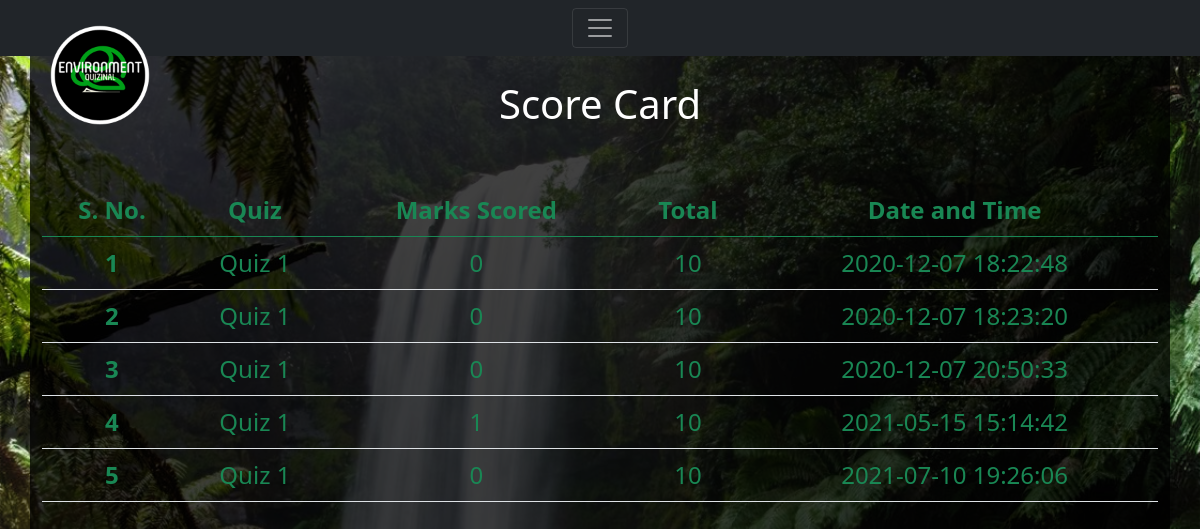
The app's page /scorecard.php with its own data.
### tables this page shows
CREATE TABLE `scorecard` (
  `s_no` int(11) NOT NULL,
  `quiz_no` varchar(11) NOT NULL,
  `marks_scored` varchar(20) NOT NULL,
  `total` int(11) NOT NULL,
  `datetime` timestamp NOT NULL DEFAULT current_timestamp()
);

### scorecard.php (the view, shortened to what this page needs)
<!doctype html>
<html lang="en">
  <head>
    <link href="https://cdn.jsdelivr.net/npm/bootstrap@5.0.0-alpha3/dist/css/bootstrap.min.css" rel="stylesheet">
    <link rel="stylesheet" href="scorecard.css">
  </head>
  <body>
    <nav class="navbar navbar-dark bg-dark">
    <div class="container-fluid justify-content-center">
        <button class="navbar-toggler" type="button" data-toggle="collapse" data-target="#navbarToggleExternalContent" aria-controls="navbarToggleExternalContent" aria-expanded="false" aria-label="Toggle navigation">
        <span class="navbar-toggler-icon"></span>
        </button>
    </div>
    </nav>
    <img src="enviro_logo.png" alt="" class="logom" height="100px" width="100px" style="position: absolute;top: 25px;left: 50px;">
  <div class="container text-center">
        <div class="row back">
        <div class="col-12 p-4">
                <p class="text-white h1">Score Card</p>
                <form class="row d-flex justify-content-center" method="get" action="quiz.php">
                <table class="table m-5 text-success" style="font-size: 1.5em;">
                        <thead>
                            <tr>
                            <th scope="col">S. No.</th>
                            <th scope="col">Quiz</th>
                            <th scope="col">Marks Scored</th>
                            <th scope="col">Total</th>
                            <th scope="col">Date and Time</th>
                            </tr>
                        </thead>
                        <tbody>
                    <?php
                        $db_host='remotemysql.com';
                        $db_user='vJl5oVSDWD';
                        $db_pass='wyn04lcvFp';
                        $db_name='vJl5oVSDWD';
                        $conn=mysqli_connect($db_host,$db_user,$db_pass,$db_name);
                        $sql='SELECT * from scorecard';
                        $query = mysqli_query($conn,$sql);
                        $c=1;
                        while($row=mysqli_fetch_array($query))
                        {
                    ?>
                            <tr>
                                <th scope="row"><?php echo $c?></th>
                                <td><?php echo $row['quiz_no']?></td>
                                <td><?php echo $row['marks_scored']?></td>
                                <td><?php echo $row['total']?></td>
                                <td><?php echo $row['datetime']?></td>
                            </tr>
                    <?php
                        $c++;
                        }
                    ?>
                            </tbody>
                        </table>
                </form>
            </div>
        </div>
  </div>
  </body>
</html>

### scorecard.css (style rules this page uses)
body { background: url(scorecard_back.jpg); background-size: cover; backdrop-filter: blur(1px) opacity(50%) contrast(1.5); }
.back { height: 100vh; background-color: rgba(0, 0, 0, 0.75); }

### records on screen
scorecard: quiz_no "Quiz 1", marks_scored "0", total "10", datetime "2020-12-07 18:22:48"
scorecard: quiz_no "Quiz 1", marks_scored "0", total "10", datetime "2020-12-07 18:23:20"
scorecard: quiz_no "Quiz 1", marks_scored "0", total "10", datetime "2020-12-07 20:50:33"
scorecard: quiz_no "Quiz 1", marks_scored "1", total "10", datetime "2021-05-15 15:14:42"
scorecard: quiz_no "Quiz 1", marks_scored "0", total "10", datetime "2021-07-10 19:26:06"
